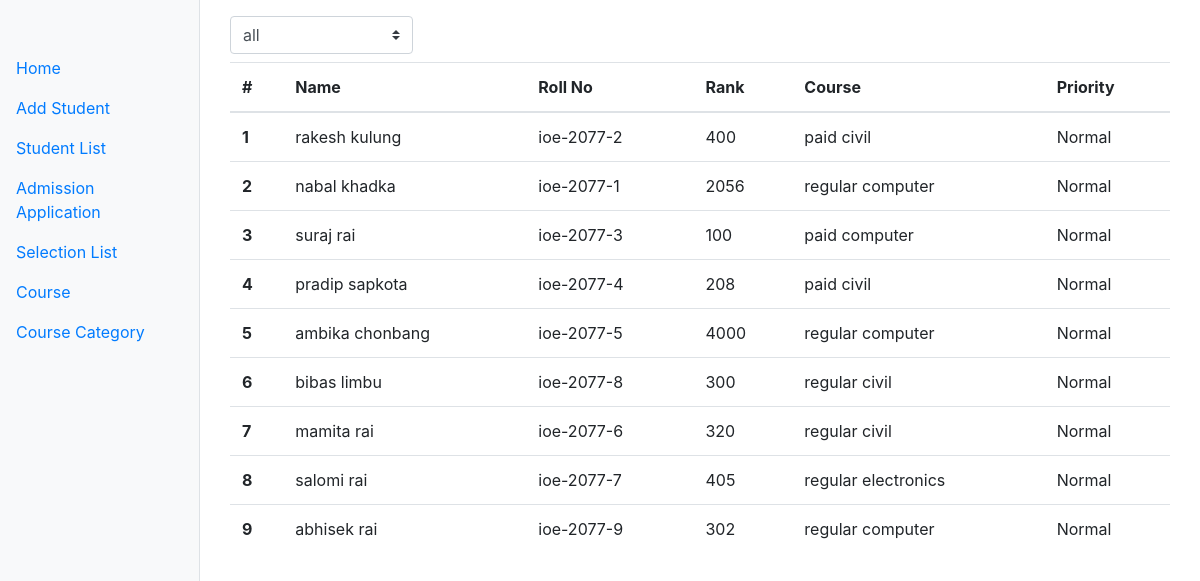
The app's page /app/student_selections/ with its own data.
### app/models.py (models this page shows, shortened)
class SelectionOnCourse(models.Model):
    student = models.OneToOneField(Student,on_delete=models.CASCADE)
    course = models.ForeignKey(CourseCategory,on_delete=models.CASCADE)
    girl_priorty = models.BooleanField(default=False)
    tribe_priority = models.BooleanField(default=False)

class Student(models.Model):
    fname = models.CharField(max_length=100)
    lname=models.CharField(max_length=100)
    birth_date = models.DateField()
    gender = models.CharField(max_length=100,choices=gender_choice)
    address = models.CharField(max_length=150)
    email = models.CharField(max_length=150)
    rank = models.IntegerField()
    roll_no = models.CharField(max_length=50,default="",unique=True)
    tribe = models.BooleanField(default=False)

class CourseCategory(models.Model):
    f_type = models.CharField(max_length=100,choices=faculty_choice)
    girl_seat = models.IntegerField(default=0)
    tribe_seat = models.IntegerField(default=0)
    other_seat = models.IntegerField()
    total_fee = models.FloatField()
    course = models.ForeignKey(Course,on_delete=models.CASCADE)
    def __str__(self):
        return self.f_type +" "+self.course.name

class Course(models.Model):
    name = models.CharField(max_length=100)
    year = models.IntegerField(default=4)

### app/views/my_admin.py (the view)
# urls.py: path("student_selections/",SelectionList.as_view(),name="student_selections"),
class SelectionList(View):
    def get(self,request):
        selections = SelectionOnCourse.objects.all()
        try:
            course_id = request.GET['search_by_course']
            if course_id:
                with connection.cursor() as cursor:
                    cursor.execute(f"select S.id from app_selectiononcourse as S where S.course_id = {course_id}")
                    temp = []
                    for row in cursor.fetchall():
                        temp.append(SelectionOnCourse.objects.get(id=row[0]))
                    print(temp)
                    selections=temp
        except:
            pass
        courses = CourseCategory.objects.all()
        context = {
            'selections':selections,
            'courses':courses
        }
        return render(request,"my_admin/selection_list.html",context)

### templates/my_admin/selection_list.html (shortened to what this page needs)
{% extends 'admin_base/index.html' %}
{% block inner_content %}
    <div class="container mt-3">
        <form action="" method="get" id="form">
            <div class="form-inline">
                <select name="search_by_course" class="custom-select custom-select-md mb-2 mr-2" id="course_select">
                    <option value="">all</option>
                  </select>
            </div>
        </form>
        <table class="table">
            <thead>
              <tr>
                <th scope="col">#</th>
                <th scope="col">Name</th>
                <th scope="col">Roll No</th>
                <th scope="col">Rank</th>
                <th scope="col">Course</th>
                <th scope="col">Priority</th>
              </tr>
            </thead>
            <tbody>
              {% for select in selections %}
              <tr>
                <th scope="row">{{forloop.counter}}</th>
                <td>{{select.student.fname}} {{select.student.lname}}</td>
                <td>{{select.student.roll_no}}</td>
                <td>{{select.student.rank}}</td>
                <td>{{select.course}}</td>
                <td>
                    {% if select.girl_priorty %}
                        <span>Grirl priorty</span>
                    {%elif select.tribe_priority %}
                    <span>Tribe Priorty</span>
                    {% else %}
                    <span>Normal</span>
                    {% endif %}
                </td>
              </tr>
              {% endfor %}
            </tbody>
          </table>
    </div>
{% endblock inner_content %}

### records on screen
SelectionOnCourse: student.fname "rakesh", student.lname "kulung", student.roll_no "ioe-2077-2", student.rank "400", course "paid civil", girl_priorty "Normal"
SelectionOnCourse: student.fname "nabal", student.lname "khadka", student.roll_no "ioe-2077-1", student.rank "2056", course "regular computer", girl_priorty "Normal"
SelectionOnCourse: student.fname "suraj", student.lname "rai", student.roll_no "ioe-2077-3", student.rank "100", course "paid computer", girl_priorty "Normal"
SelectionOnCourse: student.fname "pradip", student.lname "sapkota", student.roll_no "ioe-2077-4", student.rank "208", course "paid civil", girl_priorty "Normal"
SelectionOnCourse: student.fname "ambika", student.lname "chonbang", student.roll_no "ioe-2077-5", student.rank "4000", course "regular computer", girl_priorty "Normal"
SelectionOnCourse: student.fname "bibas", student.lname "limbu", student.roll_no "ioe-2077-8", student.rank "300", course "regular civil", girl_priorty "Normal"
SelectionOnCourse: student.fname "mamita", student.lname "rai", student.roll_no "ioe-2077-6", student.rank "320", course "regular civil", girl_priorty "Normal"
SelectionOnCourse: student.fname "salomi", student.lname "rai", student.roll_no "ioe-2077-7", student.rank "405", course "regular electronics", girl_priorty "Normal"
SelectionOnCourse: student.fname "abhisek", student.lname "rai", student.roll_no "ioe-2077-9", student.rank "302", course "regular computer", girl_priorty "Normal"
